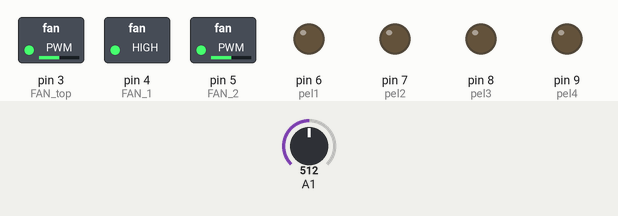
The sketch below on a simulated Arduino Uno, built with avr-gcc and run on an emulated ATmega328P. Parts: switched loads named in the sketch (green lamp = pin HIGH), output pins drawn as LEDs (lit = HIGH). Inputs (shaded band) come from the test bench; at power-on: A1 = 512.

Above: at 1.2 s.
1.3 s: A1 set to 716
At 2.5 s:
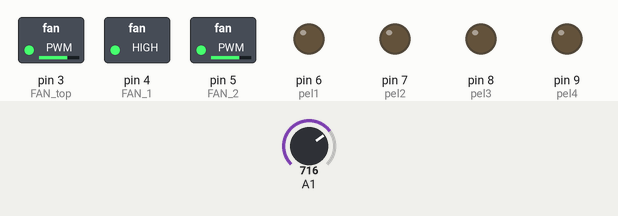
2.8 s: A1 set to 900
At 3.8 s:
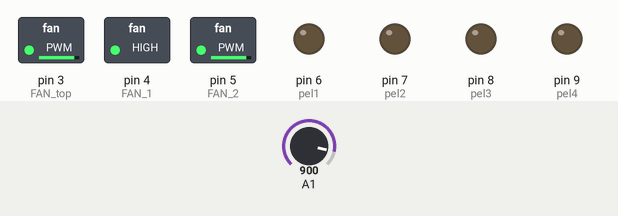
4.3 s: A1 set to 511
At 4.9 s:
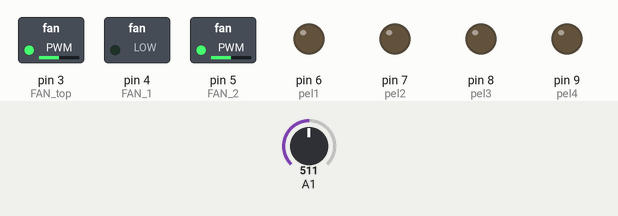
5.8 s: A1 set to 122
At 6.1 s:
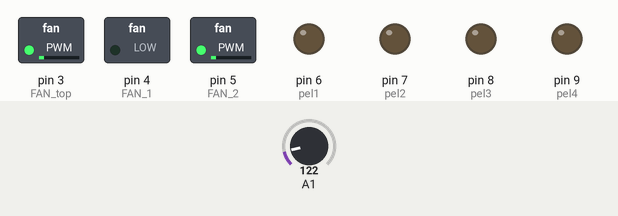
7.3 s: A1 set to 10
At 8.4 s:
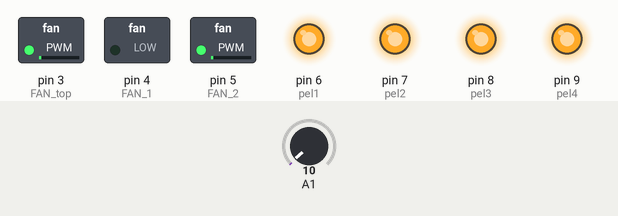
Timing chart, 0 to 9.8 s (numbered marks = the images above; inputs shaded):
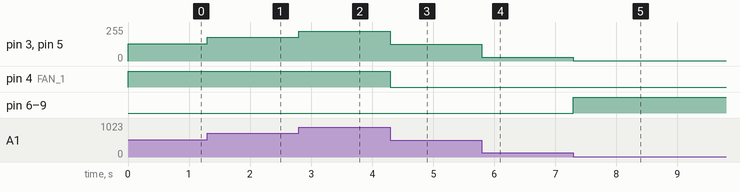

Measured:
- after the input at 1.3 s, pin 3 (FAN_top), pin 5 (FAN_2): 128/255 → 179/255 at once
- after the input at 2.8 s, pin 3 (FAN_top), pin 5 (FAN_2): 179/255 → 225/255 at once
- after the input at 4.3 s, pin 3 (FAN_top), pin 5 (FAN_2): 225/255 → 127/255 at once; pin 4 (FAN_1): HIGH → LOW at once
- after the input at 5.8 s, pin 3 (FAN_top), pin 5 (FAN_2): 127/255 → 30/255 at once
- after the input at 7.3 s, pin 3 (FAN_top), pin 5 (FAN_2): 30/255 → 2/255 at once; pin 6 (pel1), pin 7 (pel2), pin 8 (pel3), pin 9 (pel4): LOW → HIGH at once

The sketch:

arduino_nano.ino
```cpp
#define FAN_top 3
#define FAN_1 4
#define FAN_2 5
#define pel1 6
#define pel2 7
#define pel3 8
#define pel4 9

void setup()
{
  pinMode(FAN_top, OUTPUT);
  pinMode(FAN_1, OUTPUT);
  pinMode(FAN_2, OUTPUT);
  pinMode(pel1, OUTPUT);
  pinMode(pel2, OUTPUT);
  pinMode(pel3, OUTPUT);
  pinMode(pel4, OUTPUT);

  digitalWrite(FAN_top, LOW);
  digitalWrite(FAN_1, LOW);
  digitalWrite(FAN_2, LOW);
  digitalWrite(pel1, HIGH);
  digitalWrite(pel2, HIGH);
  digitalWrite(pel3, HIGH);
  digitalWrite(pel4, HIGH);

  Serial.begin(9600);
}

void loop()
{
  int val = analogRead(A1)/4;
  analogWrite(FAN_top, val);
  analogWrite(FAN_1, val);
  analogWrite(FAN_2, val);
  if(val < 20)
  {
    digitalWrite(pel1, HIGH);
    digitalWrite(pel2, HIGH);
    digitalWrite(pel3, HIGH);
    digitalWrite(pel4, HIGH);
  }
  else
  {
    analogWrite(pel1, LOW);
    analogWrite(pel2, LOW);
    analogWrite(pel3, LOW);
    analogWrite(pel4, LOW);
  }
}
```
